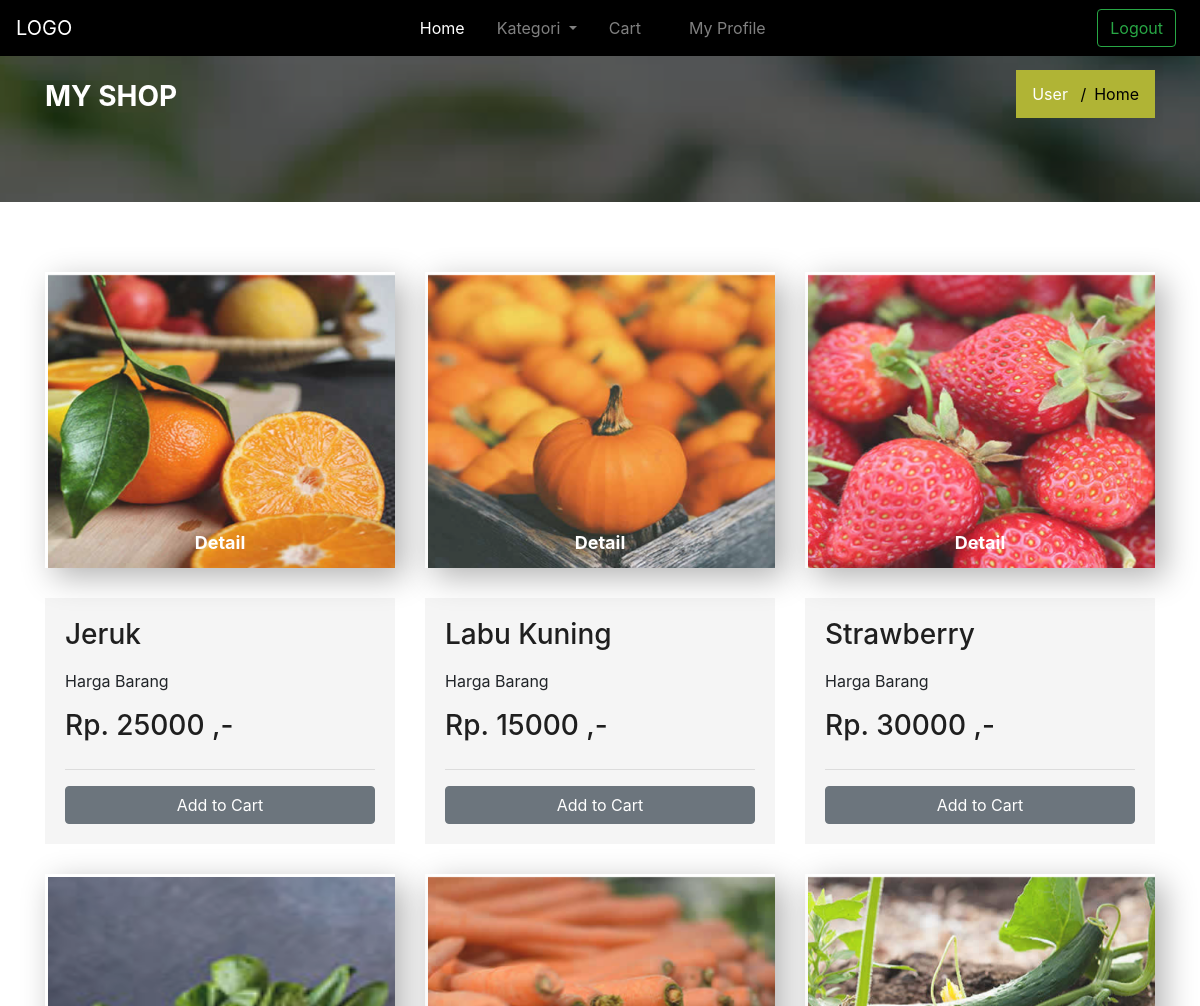
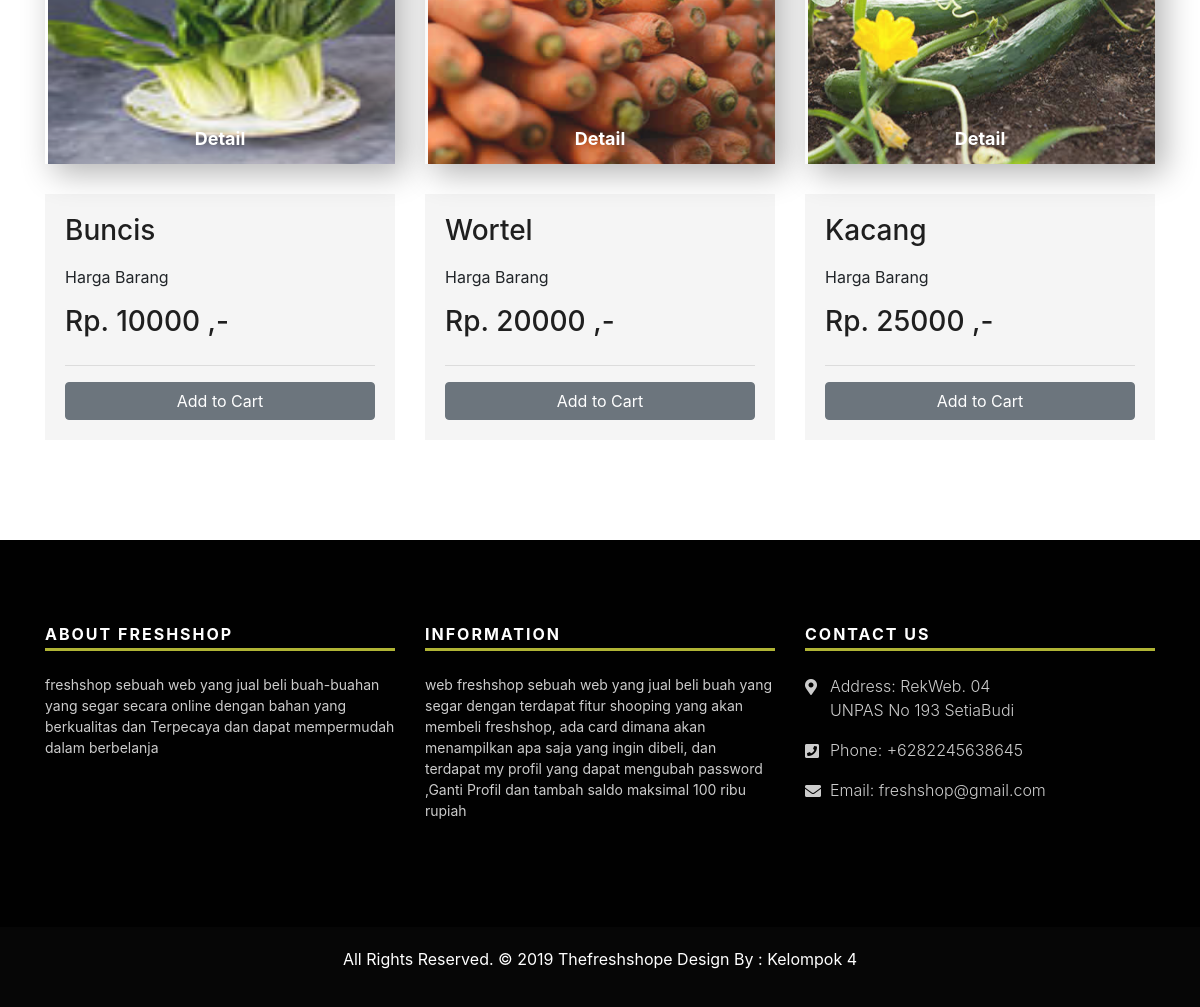
The app's page /index.php/user with its own data (2 pictures, top to bottom).
### tables this page shows
CREATE TABLE `barang` (
  `id_barang` int(11) NOT NULL,
  `nama_barang` varchar(100) NOT NULL,
  `jenis_barang` varchar(128) NOT NULL,
  `harga_barang` varchar(100) NOT NULL,
  `stock_barang` int(11) NOT NULL,
  `image` varchar(100) NOT NULL,
  `deskripsi_barang` varchar(255) NOT NULL
);

### application/controllers/User.php (called while the page is built, shortened)
<?php
class User extends CI_Controller
    {
    public function __construct() {
        $this->load->model('Admin_model');
    }
    public function index()
    {
        $data['barang'] = $this->Admin_model->getAllBarang();
        $data['order'] = $this->Admin_model->getAllOrder();
        $data['title'] = "Index Shop";
        $data['user'] = $this->db->get_where('user', ['email'=>
        $this->session->userdata('email')])->row_array();
        $this->session->userdata('role_id');
        $this->load->view('templates/topbar', $data);
        $this->load->view('user/index', $data);
        $this->load->view('templates/ecommerce_footer');
    }
}

### index.php (called while the page is built, shortened)
<?php
require_once BASEPATH.'core/CodeIgniter.php';

### application/models/Admin_model.php (called while the page is built, shortened)
<?php
class Admin_model extends CI_model{
	public function getAllBarang(){
		return $this->db->get('barang')->result_array();
	}
}

### application/views/user/index.php (the view, shortened to what this page needs)
<div class="all-title-box">
    <div class="container">
        <div class="row">
            <div class="col-lg-12">
                <h2>MY SHOP</h2>
                <ul class="breadcrumb">
                    <li class="breadcrumb-item"><a href="">User</a></li>
                    <li class="breadcrumb-item active">Home</li>
                </ul>
            </div>
        </div>
    </div>
</div>
<div class="categories-shop">
    <div class="container">
        <div class="row ">
            <?php foreach ($barang as $key ) : ?>
            <div class="col-lg-4 col-md-4 col-sm-12 col-xs-12">
                <div class="shop-cat-box">
                    <img class="img-fluid" src="<?= base_url('assets/img/barang/')?><?= $key['image']?>" alt="" />
                    <a class="btn hvr-hover" href="<?= base_url('user/detail')?>/<?=$key['id_barang']?>">Detail</a>
                </div>
                  <div class="why-text">
                    <h3><?= $key['nama_barang']?></h3>
                    <p>Harga Barang</p>
                    <h3>Rp. <?= $key['harga_barang']?> ,-</h3>
                    <form action="<?= base_url('user/cartadd')?>" method="post">
                    <hr>
                      <button type="submit" name="cart" class="btn btn-secondary btn-block">Add to Cart</button>
                    </form>
                 </div>
                </div>
            <?php endforeach ?>
        </div>
    </div>
</div>

### assets/css/style.css (style rules this page uses)
a { color: #1f1f1f; text-decoration: none !important; outline: none !important; -webkit-transition: all .3s ease-in-out; -moz-transition: all .3s ease-in-out; -ms-transition: all .3s ease-in-out; -o-transition: all .3s ease-in-out; transition: all .3s ease-in-out; }
h1, h2, h3, h4, h5, h6 { letter-spacing: 0; font-weight: normal; position: relative; padding: 0 0 10px 0; font-weight: normal; line-height: 120% !important; color: #1f1f1f; margin: 0 }
h2 { font-size: 22px }
h3 { font-size: 18px }
a { color: #1f1f1f; text-decoration: none; outline: none; }
a, .btn { text-decoration: none !important; outline: none !important; -webkit-transition: all .3s ease-in-out; -moz-transition: all .3s ease-in-out; -ms-transition: all .3s ease-in-out; -o-transition: all .3s ease-in-out; transition: all .3s ease-in-out; }
ul, li, ol { list-style: none; margin: 0px; padding: 0px; }
p { margin: 0px; }
.hvr-hover { display: inline-block; vertical-align: middle; -webkit-transform: perspective(1px) translateZ(0); transform: perspective(1px) translateZ(0); box-shadow: 0 0 1px rgba(0, 0, 0, 0); position: relative; background: #b0b435; -webkit-transition-property: color; transition-property: color; -webkit-transition-duration: 0.3s; transition-duration: 0.3s; border-radius: 0; box-shadow: none; }
.hvr-hover::after { content: ""; position: absolute; z-index: -1; top: 0; left: 0; right: 0; bottom: 0; background: #000000; border-radius: 100%; -webkit-transform: scale(0); transform: scale(0); -webkit-transition-property: transform; transition-property: transform; -webkit-transition-duration: 0.3s; transition-duration: 0.3s; -webkit-transition-timing-function: ease-out; transition-timing-function: ease-out; }
.hvr-hover { overflow: hidden; }
.categories-shop { padding: 70px 0px; }
.shop-cat-box { margin-bottom: 30px; position: relative; padding: 3px; overflow: hidden; border: 0px solid #000000; box-shadow: 9px 9px 30px 0px rgba(0, 0, 0, 0.3); -webkit-transition: all 0.3s ease; transition: all 0.3s ease-in-out 0s; }
.shop-cat-box img { margin: -10px 0 0 -10px; max-width: none; width: -webkit-calc(100% + 10px); width: calc(100% + 10px); opacity: 0.9; -webkit-transition: opacity 0.35s, -webkit-transform 0.35s; transition: opacity 0.35s, transform 0.35s; -webkit-transform: translate3d(10px,10px,0); transform: translate3d(10px,10px,0); -webkit-backface-visibility: hidden; backface-visibility: hidden; }
.shop-cat-box a { position: absolute; z-index: 2; bottom: 0px; left: 0px; right: 0; margin: 0 auto; text-align: center; border: none; color: #ffffff; font-size: 18px; font-weight: 700; padding: 12px 0px; }
.why-text { background: #f5f5f5; padding: 20px; margin-bottom: 30px; }
.all-title-box { background: url("../img/banner-02.jpg") no-repeat center center; -webkit-background-size: cover; -moz-background-size: cover; -ms-background-size: cover; -o-background-size: cover; background-size: cover; text-align: center; background-attachment: fixed; padding: 70px 0px; position: relative; }
.all-title-box::before { background: rgba(0,0,0,0.6); content: ""; position: absolute; z-index: 0; width: 100%; height: 100%; left: 0px; top: 0px; }
.all-title-box h2 { font-size: 28px; font-weight: 700; color: #ffffff; float: left; padding: 10px 0px; }
.all-title-box .breadcrumb { background: #b0b435; margin: 0px; display: inline-block; border-radius: 0px; float: right; }
.all-title-box .breadcrumb li { display: inline-block; color: #000000; font-size: 16px; }
.all-title-box .breadcrumb li a { color: #ffffff; font-size: 16px; }
.all-title-box .breadcrumb-item + .breadcrumb-item::before { color: #000000; }

### records on screen
barang: image (picture), nama_barang "Jeruk", harga_barang "25000"
barang: image (picture), nama_barang "Labu Kuning", harga_barang "15000"
barang: image (picture), nama_barang "Strawberry", harga_barang "30000"
barang: image (picture), nama_barang "Buncis", harga_barang "10000"
barang: image (picture), nama_barang "Wortel", harga_barang "20000"
barang: image (picture), nama_barang "Kacang", harga_barang "25000"
